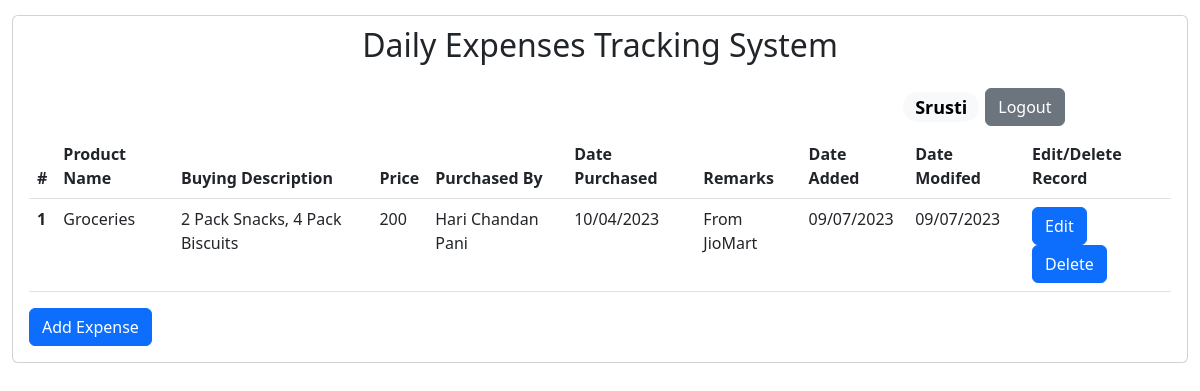
The app's page /home/ (signed in) with its own data.
### tables this page shows
CREATE TABLE `daily_expenses` (
  `Id` int(11) NOT NULL,
  `Product_Name` varchar(100) NOT NULL,
  `Buying_Description` varchar(100) NOT NULL,
  `Price` int(11) NOT NULL,
  `Purchased_By` varchar(50) NOT NULL,
  `Date_Purchased` date NOT NULL,
  `Remarks` varchar(100) DEFAULT NULL,
  `Date_Created` date NOT NULL,
  `Date_Modified` date DEFAULT NULL
);

### home/index.php (the view, shortened to what this page needs)
<!doctype html>
<html lang="en">
  <head>
    <link href="https://cdn.jsdelivr.net/npm/bootstrap@5.3.0/dist/css/bootstrap.min.css" rel="stylesheet">
  </head>
  <body>
    <div class="container-fluid">
    <div class="card" style="margin-top:15px;">
        <h2 class="text-center" style="margin-top:10px;">Daily Expenses Tracking System</h2>
        <div class="card-body">
                    <div class="row">
                        <div class="col-md-4">
                        </div>
                        <div class="col-md-5">
                        </div>
                        <div class="col-md-3">
                        <h4><span class="badge rounded-pill text-bg-light"><?php if(isset($_SESSION["user"])){echo $_SESSION["user"];}?></span>
                        <a href="../logout/" class="btn btn-secondary">Logout</a>
                        </h4>
                        </div>
                    </div>
                    <div class="row">
                        <div class="col-md-12">
                        <?php
                            require "../db/database.php";
                            $sql="SELECT * FROM daily_expenses";
                            $stmt = $pdo->prepare($sql);
                            $stmt->execute();
                            $result = $stmt->rowCount();
                            if($result>0){
                            ?>
                                    <table class="table">
                                                <thead>
                                                    <tr>
                                                    <th scope="col">#</th>
                                                    <th scope="col">Product Name</th>
                                                    <th scope="col">Buying Description</th>
                                                    <th scope="col">Price</th>
                                                    <th scope="col">Purchased By</th>
                                                    <th scope="col">Date Purchased</th>
                                                    <th scope="col">Remarks</th>
                                                    <th scope="col">Date Added</th>
                                                    <th scope="col">Date Modifed</th>
                                                    <th scope="col">Edit/Delete Record</th>
                                                    </tr>
                                                </thead>
                                                <tbody>
                                            <?php
                                                        require "../db/database.php";
                                                        $pdo->setAttribute(PDO::ATTR_DEFAULT_FETCH_MODE,PDO::FETCH_ASSOC);
                                                        try {
                                                            $sql = "SELECT Id,Product_Name,Buying_Description,Price,    Purchased_By,Date_Purchased,
                                                            Remarks,Date_Created,Date_Modified,ROW_NUMBER() OVER (ORDER BY Id) Row_Num FROM daily_expenses";
                                                            $stmt = $pdo->prepare($sql);
                                                            $stmt->execute();
                                                            $result = $stmt->fetchAll();
                                                            foreach ($result as $row) {
                                                                ?>
                                                                    <tr>
                                                                    <th scope="row"><?php echo $row["Row_Num"]; ?></th>
                                                                    <td><?php echo $row["Product_Name"]; ?></td>
                                                                    <td><?php echo $row["Buying_Description"]; ?></td>
                                                                    <td><?php echo $row["Price"]; ?></td>
                                                                    <td><?php echo $row["Purchased_By"]; ?></td>
                                                                    <td><?php echo date("d/m/Y", strtotime($row["Date_Purchased"])); ?></td>
                                                                    <td><?php echo $row["Remarks"]; ?></td>
                                                                    <td><?php echo date("d/m/Y", strtotime($row["Date_Created"])); ?></td>
                                                                    <td><?php if($row["Date_Modified"]!=''){ echo date("d/m/Y", strtotime($row["Date_Modified"])); } ?></td>
                                                                    <td><a href="../update/?id=<?php echo $row["Id"];?>" class="btn btn-primary">Edit</a> <a href="../delete/delete_code.php?id=<?php echo $row["Id"];?>" class="btn btn-primary" onclick="return confirm('Are you sure?')">Delete</a></td>
                                                                    </tr>
                                                <?php
                                                            }
                                                        }
                                                        catch (PDOException $e) {
                                                            echo $e->getMessage();
                                                        }
                                                                ?>
                                                </tbody>
                                        </table>
                        <?php
                        }
                        else {
                            ?>
                            <h4 class="text-centre">No records found. Please add one by clicking "Add New Item" button.</h4>
                        <?php
                        }
                        ?>
                        </div>
                    </div>
                    <div class="row">
                            <div class="col-md-4">
                                <a href="../add/" class="btn btn-primary">Add Expense</a>
                            </div>
                    </div>
                                        </div>
                                        </div>
    </div>
  </body>
</html>

### records on screen
daily_expenses: Row_Num "1", Product_Name "Groceries", Buying_Description "2 Pack Snacks, 4 Pack Biscuits", Price "200", Purchased_By "Hari Chandan Pani", Date_Purchased "10/04/2023", Remarks "From JioMart", Date_Created "09/07/2023", Date_Modified "09/07/2023"

### other values on screen
$_SESSION["user"] "Srusti"
